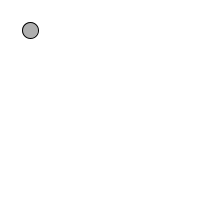
Frame 1 (no input)
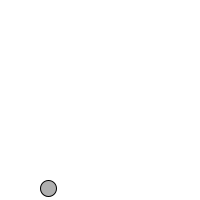
Frame 60 (the mouse pressed at the canvas centre just before this capture)
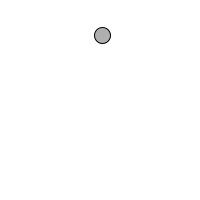
Frame 120 (the mouse held since frame 60 and released just before this capture)

The Processing sketch that drew these frames (run headless with seeded random() and noise(); from frame 60 on, the mouse is pressed at the canvas centre):

// Processing sketch: e01
// ── e01.pde
Mover mover;

void setup() {
  size(200,200);
  background(255);
  mover = new Mover();
}

void draw() {
  background(255);
  
  PVector wind = new PVector(0.01,0);
  PVector gravity = new PVector(0,0.1);
  PVector[] forces = new PVector[]{wind,gravity};
  
  mover.update(forces);
  mover.display();
}

class Mover {
  
  PVector location;
  PVector velocity;
  float mass;
  
  Mover() {
    location = new PVector(30,30);
    velocity = new PVector(0,0);
    mass = 1;
  }
  
  void update(PVector[] forces) {
    PVector acceleration = PVector.div(sumVectors(forces),mass);
    velocity.add(acceleration);
    location.add(velocity);
    
    _checkEdges();
  }
  
  void display() {
    stroke(0);
    fill(175);
    ellipse(location.x,location.y,16*mass,16*mass);
  }
  
  void _checkEdges() {
    // walls
    if (location.x < 0) {
      location.x = 0;
      velocity.x = abs(velocity.x);
    } else if (location.x > width) {
      location.x = width;
      velocity.x = -abs(velocity.x);
    }
    
    // floor
    if (location.y > height) {
      location.y = height;
      velocity.y = -abs(velocity.y);
    }
  }
}

PVector sumVectors(PVector[] vectors) {
  PVector result = new PVector(0,0);
  for (int i = 0; i < vectors.length; i++)
    result.add(vectors[i]);
  return result;
}
